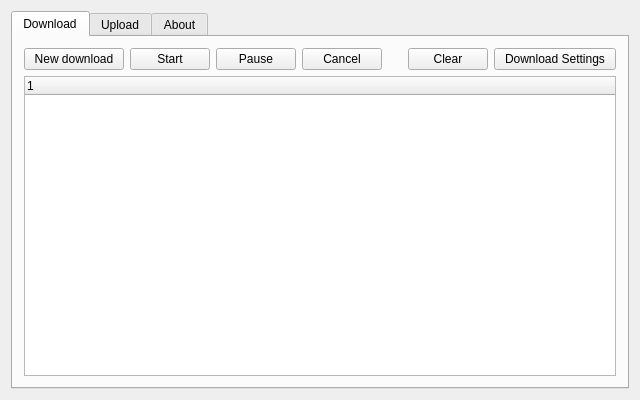
<?xml version="1.0" encoding="UTF-8"?>
<ui version="4.0">
 <class>MainWindow</class>
 <widget class="QMainWindow" name="MainWindow">
  <property name="geometry">
   <rect>
    <x>0</x>
    <y>0</y>
    <width>640</width>
    <height>400</height>
   </rect>
  </property>
  <property name="minimumSize">
   <size>
    <width>0</width>
    <height>0</height>
   </size>
  </property>
  <property name="maximumSize">
   <size>
    <width>16777215</width>
    <height>16777215</height>
   </size>
  </property>
  <property name="contextMenuPolicy">
   <enum>Qt::DefaultContextMenu</enum>
  </property>
  <property name="windowTitle">
   <string>Plugin Host Demo</string>
  </property>
  <widget class="QWidget" name="centralWidget">
   <layout class="QVBoxLayout" name="verticalLayout">
    <item>
     <widget class="QTabWidget" name="tabWidget">
      <property name="enabled">
       <bool>true</bool>
      </property>
      <property name="sizePolicy">
       <sizepolicy hsizetype="Expanding" vsizetype="Expanding">
        <horstretch>0</horstretch>
        <verstretch>0</verstretch>
       </sizepolicy>
      </property>
      <property name="minimumSize">
       <size>
        <width>0</width>
        <height>0</height>
       </size>
      </property>
      <property name="maximumSize">
       <size>
        <width>16777215</width>
        <height>16777215</height>
       </size>
      </property>
      <property name="autoFillBackground">
       <bool>true</bool>
      </property>
      <property name="currentIndex">
       <number>0</number>
      </property>
      <widget class="QWidget" name="downloadTab">
       <attribute name="title">
        <string>Download</string>
       </attribute>
       <layout class="QVBoxLayout" name="verticalLayout_2">
        <item>
         <layout class="QHBoxLayout" name="horizontalLayoutDownload">
          <item>
           <widget class="QPushButton" name="newdownloadButton">
            <property name="sizePolicy">
             <sizepolicy hsizetype="Fixed" vsizetype="Fixed">
              <horstretch>0</horstretch>
              <verstretch>0</verstretch>
             </sizepolicy>
            </property>
            <property name="text">
             <string>  New download  </string>
            </property>
           </widget>
          </item>
          <item>
           <widget class="QPushButton" name="startDownloadButton">
            <property name="text">
             <string>Start</string>
            </property>
           </widget>
          </item>
          <item>
           <widget class="QPushButton" name="pauseDownloadButton">
            <property name="text">
             <string>Pause</string>
            </property>
           </widget>
          </item>
          <item>
           <widget class="QPushButton" name="cancelDownloadButton">
            <property name="text">
             <string>Cancel</string>
            </property>
           </widget>
          </item>
          <item>
           <spacer name="horizontalSpacer">
            <property name="orientation">
             <enum>Qt::Horizontal</enum>
            </property>
            <property name="sizeHint" stdset="0">
             <size>
              <width>40</width>
              <height>20</height>
             </size>
            </property>
           </spacer>
          </item>
          <item>
           <widget class="QPushButton" name="clearDownloadsButton">
            <property name="text">
             <string>Clear</string>
            </property>
           </widget>
          </item>
          <item>
           <widget class="QPushButton" name="settingsDownloadButton">
            <property name="text">
             <string>  Download Settings  </string>
            </property>
           </widget>
          </item>
         </layout>
        </item>
        <item>
         <widget class="QTreeWidget" name="downloadTreeWidget">
          <column>
           <property name="text">
            <string notr="true">1</string>
           </property>
          </column>
         </widget>
        </item>
       </layout>
      </widget>
      <widget class="QWidget" name="uploadTab">
       <attribute name="title">
        <string>Upload</string>
       </attribute>
       <layout class="QVBoxLayout" name="verticalLayout_3">
        <item>
         <layout class="QHBoxLayout" name="horizontalLayoutUpload">
          <item>
           <widget class="QPushButton" name="newUploadButton">
            <property name="text">
             <string>  New upload </string>
            </property>
           </widget>
          </item>
          <item>
           <widget class="QPushButton" name="startUploadButton">
            <property name="text">
             <string>Start</string>
            </property>
           </widget>
          </item>
          <item>
           <widget class="QPushButton" name="pauseUploadButton">
            <property name="text">
             <string>Pause</string>
            </property>
           </widget>
          </item>
          <item>
           <widget class="QPushButton" name="cancelUploadButton">
            <property name="text">
             <string>Cancel</string>
            </property>
           </widget>
          </item>
          <item>
           <spacer name="horizontalSpacer_2">
            <property name="orientation">
             <enum>Qt::Horizontal</enum>
            </property>
            <property name="sizeHint" stdset="0">
             <size>
              <width>40</width>
              <height>20</height>
             </size>
            </property>
           </spacer>
          </item>
          <item>
           <widget class="QPushButton" name="clearUploadButton">
            <property name="text">
             <string>Clear</string>
            </property>
           </widget>
          </item>
          <item>
           <widget class="QPushButton" name="settingsUploadButton">
            <property name="text">
             <string>  Upload Settings </string>
            </property>
           </widget>
          </item>
         </layout>
        </item>
        <item>
         <widget class="QTreeWidget" name="uploadTreeWidget">
          <column>
           <property name="text">
            <string notr="true">1</string>
           </property>
          </column>
         </widget>
        </item>
       </layout>
      </widget>
      <widget class="QWidget" name="tab">
       <attribute name="title">
        <string>About</string>
       </attribute>
       <layout class="QVBoxLayout" name="verticalLayout_4">
        <item>
         <widget class="QTextEdit" name="aboutTextEdit"/>
        </item>
       </layout>
      </widget>
     </widget>
    </item>
   </layout>
  </widget>
 </widget>
 <layoutdefault spacing="6" margin="11"/>
 <resources/>
 <connections/>
</ui>
